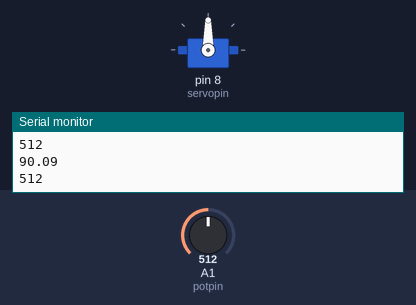
The sketch below on a simulated Arduino Uno, built with avr-gcc and run on an emulated ATmega328P. Shown: servo, the last lines printed to the serial monitor. The inputs (shaded band) are chosen by the test bench; at power-on: A1 (potpin) = 512.

Above: at 1.8 s.
1.9 s: A1 (potpin) set to 716
At 4.2 s:
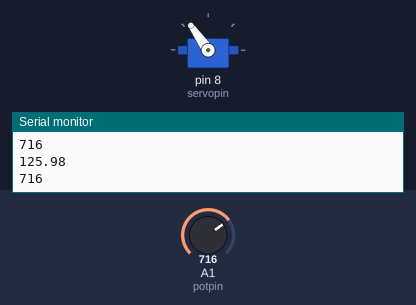
4.5 s: A1 (potpin) set to 900
At 6.6 s:
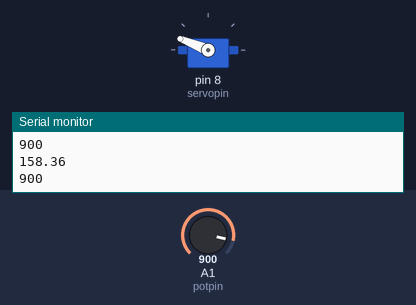
7.5 s: A1 (potpin) set to 1023
At 10.2 s:
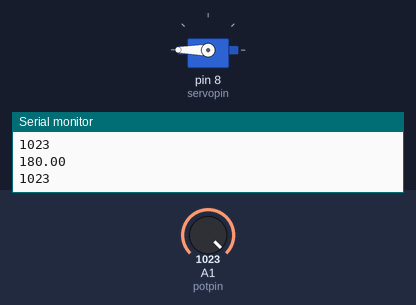
10.5 s: A1 (potpin) set to 306
At 12.6 s:
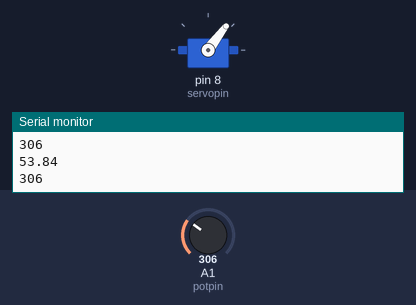
13.5 s: A1 (potpin) set to 122
At 16.1 s:
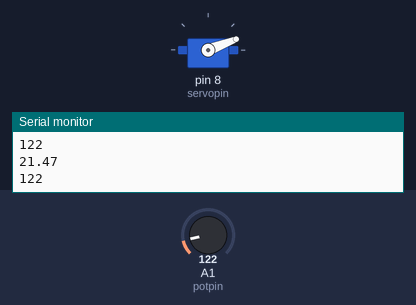
16.5 s: A1 (potpin) set to 0
At 18.5 s:
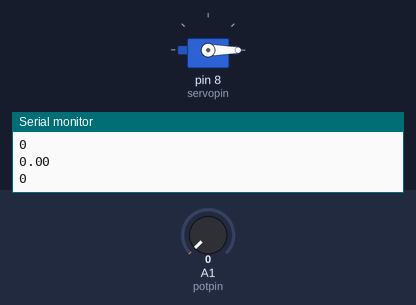
Timing chart, 0 to 20.0 s (numbered marks = the images above; inputs shaded):
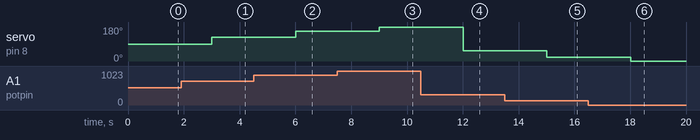

Measured:
- after the input at 1.9 s, servo on pin 8 (servopin): 90° → 125° after 1.1 s
- after the input at 4.5 s, servo on pin 8 (servopin): 125° → 158° after 1.5 s
- after the input at 7.5 s, servo on pin 8 (servopin): 158° → 180° after 1.5 s
- after the input at 10.5 s, servo on pin 8 (servopin): 180° → 53° after 1.5 s
- after the input at 13.5 s, servo on pin 8 (servopin): 53° → 21° after 1.5 s
- after the input at 16.5 s, servo on pin 8 (servopin): 21° → 0° after 1.5 s

The sketch:

SERVO_CONTROL_BY_POTENTIOMETER.ino
```cpp
#include<Servo.h>
int servopin=8;
float servopos;
Servo myservo;
int potpin=A1;
int potval;
void setup() {
  // put your setup code here, to run once:
pinMode(potpin,INPUT);
myservo.attach(servopin);
Serial.begin(9600);
}

void loop() {
  // put your main code here, to run repeatedly:
potval=analogRead(potpin);
servopos=(180./1023.)*potval;
Serial.println(potval);
delay(1000);
Serial.println(servopos);
myservo.write(servopos);
}
```
